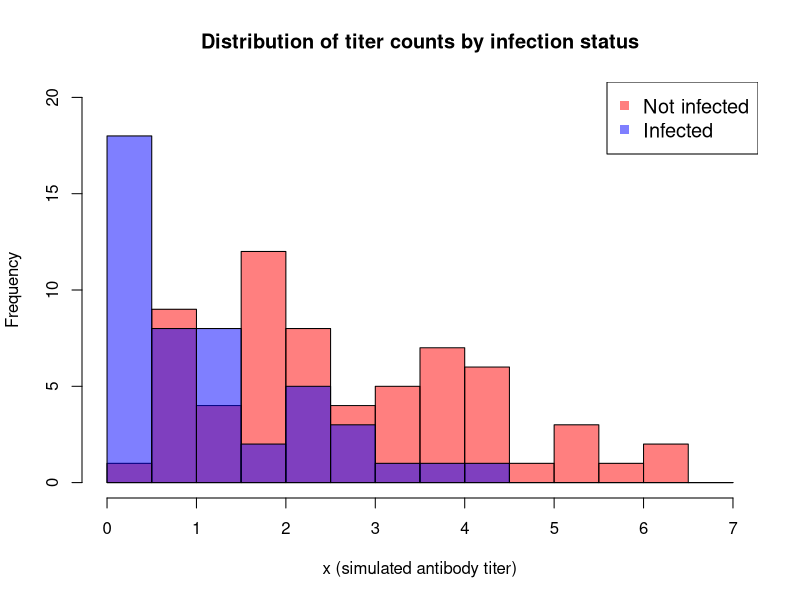

Source code (R):
## ---- chunk 1
# ggplot2 theme setup
library(ggplot2)
ggplot2::theme_set(
	ggplot2::theme_minimal() +
		ggplot2::theme(
			plot.background = ggplot2::element_rect(
				fill = "white", color = "white"
			),
			axis.text = ggplot2::element_text(size = 12, color = "black"),
			axis.title = ggplot2::element_text(size = 22),
			plot.subtitle = ggplot2::element_text(
				size = 16, hjust = 0, margin = ggplot2::margin(b = 2)
			),
			plot.title = ggplot2::element_text(
				size = 19, hjust = 0, margin = ggplot2::margin(b = 2, l = 2)
			),
			plot.caption = ggplot2::element_text(size = 14),
			strip.text = ggplot2::element_text(
				size = 16, hjust = 0.5, margin = ggplot2::margin(b = 2, t = 2)
			),
			panel.spacing = ggplot2::unit(2, "lines"),
			legend.position = "bottom",
			legend.text = ggplot2::element_text(size = 16, color = "black"),
			legend.title = ggplot2::element_text(size = 18, color = "black"),
			plot.margin = ggplot2::margin(t = 6, r = 6, b = 6, l = 6)
		)
)
## ---- chunk 2
set.seed(134125)
sim_parms <- list(
	n = 110,
	alpha = 2.2,
	beta = -1.37,
	mu_x = 2,
	sigma_x = 1.5,
	LoD = 0
)
## ---- chunk 3
inv_logit <- function(x) {return(1 / (1 + exp(-x)))}

sim_one_group <- function(n, alpha, beta, mu_x, sigma_x, LoD) {
	out <- tibble::tibble(
		x_star = rnorm(n, mu_x, sigma_x),
		x = ifelse(x_star < LoD, 0.5 * LoD, x_star),
		p = inv_logit(alpha + beta * x_star),
		y = rbinom(n, size = 1, prob = p)
	)
}

sim_data <- do.call(sim_one_group, sim_parms)
## ---- chunk 4
table(sim_data$y)
hist(
	subset(sim_data, y == 0)$x, col = rgb(1, 0, 0, 0.5),
	breaks = seq(0, ceiling(max(sim_data$x)), 0.5),
	main = "Distribution of titer counts by infection status",
	xlab = "x (simulated antibody titer)",
	ylim = c(0, 20)
)
hist(
	subset(sim_data, y == 1)$x, col = rgb(0, 0, 1, 0.5), add = T,
	breaks = seq(0, ceiling(max(sim_data$x)), 0.5)
)

legend(
	"topright",
	c("Not infected", "Infected"),
	col = c(rgb(1, 0, 0, 0.5), rgb(0, 0, 1, 0.5)),
	pch = 15,
	cex = 1.2
)
